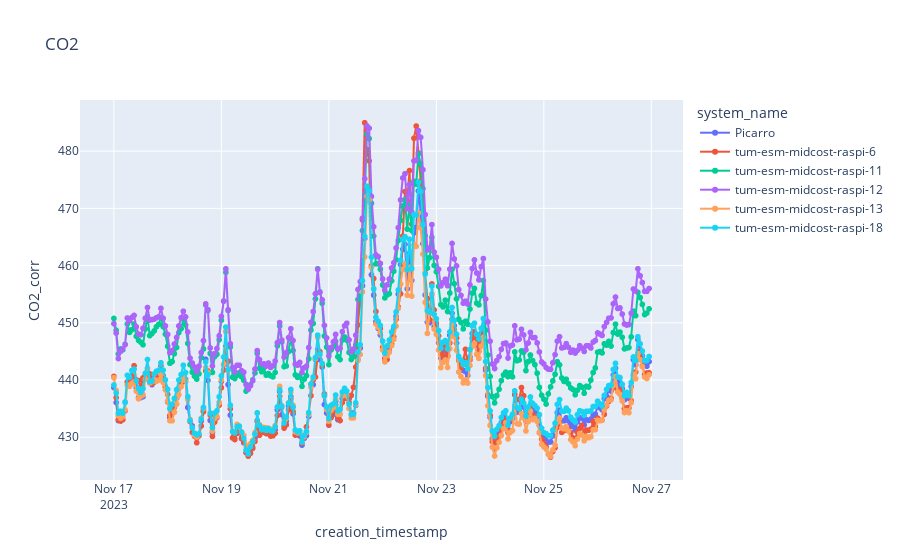
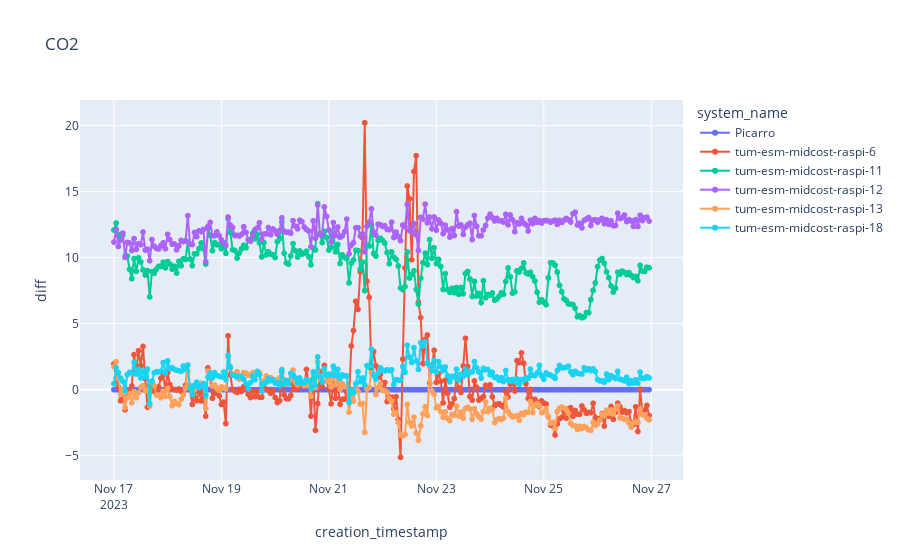

The notebook cell these images were saved under, in order:
### Code cell
import plotly.express as px

fig = px.line(df_cal_cor, x="creation_timestamp", y=f"CO2_corr", markers=True, title = "CO2", color="system_name")
fig.show()

fig = px.line(df_cal_cor, x="creation_timestamp", y=f"diff", markers=True, title = "CO2", color="system_name")
fig.show()

### Figure 1 — Plotly figure (JSON) as saved in the notebook; plotly's stock layout.template omitted (floating-point values rounded to 4 significant figures; data arrays with more than 128 entries replaced by an {"elided": "..."} marker saying what was removed)
{"data": [{"hovertemplate": "system_name=Picarro<br>creation_timestamp=%{x}<br>CO2_corr=%{y}<extra></extra>", "legendgroup": "Picarro", "line": {"color": "#636efa", "dash": "solid"}, "marker": {"symbol": "circle"}, "mode": "markers+lines", "name": "Picarro", "showlegend": true, "type": "scattergl", "x": {"elided": "240 str values"}, "xaxis": "x", "y": {"elided": "240 float values"}, "yaxis": "y"}, {"hovertemplate": "system_name=tum-esm-midcost-raspi-6<br>creation_timestamp=%{x}<br>CO2_corr=%{y}<extra></extra>", "legendgroup": "tum-esm-midcost-raspi-6", "line": {"color": "#EF553B", "dash": "solid"}, "marker": {"symbol": "circle"}, "mode": "markers+lines", "name": "tum-esm-midcost-raspi-6", "showlegend": true, "type": "scattergl", "x": {"elided": "240 str values"}, "xaxis": "x", "y": {"elided": "240 float values"}, "yaxis": "y"}, {"hovertemplate": "system_name=tum-esm-midcost-raspi-11<br>creation_timestamp=%{x}<br>CO2_corr=%{y}<extra></extra>", "legendgroup": "tum-esm-midcost-raspi-11", "line": {"color": "#00cc96", "dash": "solid"}, "marker": {"symbol": "circle"}, "mode": "markers+lines", "name": "tum-esm-midcost-raspi-11", "showlegend": true, "type": "scattergl", "x": {"elided": "240 str values"}, "xaxis": "x", "y": {"elided": "240 float values"}, "yaxis": "y"}, {"hovertemplate": "system_name=tum-esm-midcost-raspi-12<br>creation_timestamp=%{x}<br>CO2_corr=%{y}<extra></extra>", "legendgroup": "tum-esm-midcost-raspi-12", "line": {"color": "#ab63fa", "dash": "solid"}, "marker": {"symbol": "circle"}, "mode": "markers+lines", "name": "tum-esm-midcost-raspi-12", "showlegend": true, "type": "scattergl", "x": {"elided": "240 str values"}, "xaxis": "x", "y": {"elided": "240 float values"}, "yaxis": "y"}, {"hovertemplate": "system_name=tum-esm-midcost-raspi-13<br>creation_timestamp=%{x}<br>CO2_corr=%{y}<extra></extra>", "legendgroup": "tum-esm-midcost-raspi-13", "line": {"color": "#FFA15A", "dash": "solid"}, "marker": {"symbol": "circle"}, "mode": "markers+lines", "name": "tum-esm-midcost-raspi-13", "showlegend": true, "type": "scattergl", "x": {"elided": "240 str values"}, "xaxis": "x", "y": {"elided": "240 float values"}, "yaxis": "y"}, {"hovertemplate": "system_name=tum-esm-midcost-raspi-18<br>creation_timestamp=%{x}<br>CO2_corr=%{y}<extra></extra>", "legendgroup": "tum-esm-midcost-raspi-18", "line": {"color": "#19d3f3", "dash": "solid"}, "marker": {"symbol": "circle"}, "mode": "markers+lines", "name": "tum-esm-midcost-raspi-18", "showlegend": true, "type": "scattergl", "x": {"elided": "240 str values"}, "xaxis": "x", "y": {"elided": "240 float values"}, "yaxis": "y"}], "layout": {"legend": {"title": {"text": "system_name"}, "tracegroupgap": 0}, "title": {"text": "CO2"}, "xaxis": {"anchor": "y", "domain": [0, 1], "title": {"text": "creation_timestamp"}}, "yaxis": {"anchor": "x", "domain": [0, 1], "title": {"text": "CO2_corr"}}}}

### Figure 2 — Plotly figure (JSON) as saved in the notebook; plotly's stock layout.template omitted (floating-point values rounded to 4 significant figures; data arrays with more than 128 entries replaced by an {"elided": "..."} marker saying what was removed)
{"data": [{"hovertemplate": "system_name=Picarro<br>creation_timestamp=%{x}<br>diff=%{y}<extra></extra>", "legendgroup": "Picarro", "line": {"color": "#636efa", "dash": "solid"}, "marker": {"symbol": "circle"}, "mode": "markers+lines", "name": "Picarro", "showlegend": true, "type": "scattergl", "x": {"elided": "240 str values"}, "xaxis": "x", "y": {"elided": "240 int values"}, "yaxis": "y"}, {"hovertemplate": "system_name=tum-esm-midcost-raspi-6<br>creation_timestamp=%{x}<br>diff=%{y}<extra></extra>", "legendgroup": "tum-esm-midcost-raspi-6", "line": {"color": "#EF553B", "dash": "solid"}, "marker": {"symbol": "circle"}, "mode": "markers+lines", "name": "tum-esm-midcost-raspi-6", "showlegend": true, "type": "scattergl", "x": {"elided": "240 str values"}, "xaxis": "x", "y": {"elided": "240 float values"}, "yaxis": "y"}, {"hovertemplate": "system_name=tum-esm-midcost-raspi-11<br>creation_timestamp=%{x}<br>diff=%{y}<extra></extra>", "legendgroup": "tum-esm-midcost-raspi-11", "line": {"color": "#00cc96", "dash": "solid"}, "marker": {"symbol": "circle"}, "mode": "markers+lines", "name": "tum-esm-midcost-raspi-11", "showlegend": true, "type": "scattergl", "x": {"elided": "240 str values"}, "xaxis": "x", "y": {"elided": "240 float values"}, "yaxis": "y"}, {"hovertemplate": "system_name=tum-esm-midcost-raspi-12<br>creation_timestamp=%{x}<br>diff=%{y}<extra></extra>", "legendgroup": "tum-esm-midcost-raspi-12", "line": {"color": "#ab63fa", "dash": "solid"}, "marker": {"symbol": "circle"}, "mode": "markers+lines", "name": "tum-esm-midcost-raspi-12", "showlegend": true, "type": "scattergl", "x": {"elided": "240 str values"}, "xaxis": "x", "y": {"elided": "240 float values"}, "yaxis": "y"}, {"hovertemplate": "system_name=tum-esm-midcost-raspi-13<br>creation_timestamp=%{x}<br>diff=%{y}<extra></extra>", "legendgroup": "tum-esm-midcost-raspi-13", "line": {"color": "#FFA15A", "dash": "solid"}, "marker": {"symbol": "circle"}, "mode": "markers+lines", "name": "tum-esm-midcost-raspi-13", "showlegend": true, "type": "scattergl", "x": {"elided": "240 str values"}, "xaxis": "x", "y": {"elided": "240 float values"}, "yaxis": "y"}, {"hovertemplate": "system_name=tum-esm-midcost-raspi-18<br>creation_timestamp=%{x}<br>diff=%{y}<extra></extra>", "legendgroup": "tum-esm-midcost-raspi-18", "line": {"color": "#19d3f3", "dash": "solid"}, "marker": {"symbol": "circle"}, "mode": "markers+lines", "name": "tum-esm-midcost-raspi-18", "showlegend": true, "type": "scattergl", "x": {"elided": "240 str values"}, "xaxis": "x", "y": {"elided": "240 float values"}, "yaxis": "y"}], "layout": {"legend": {"title": {"text": "system_name"}, "tracegroupgap": 0}, "title": {"text": "CO2"}, "xaxis": {"anchor": "y", "domain": [0, 1], "title": {"text": "creation_timestamp"}}, "yaxis": {"anchor": "x", "domain": [0, 1], "title": {"text": "diff"}}}}
